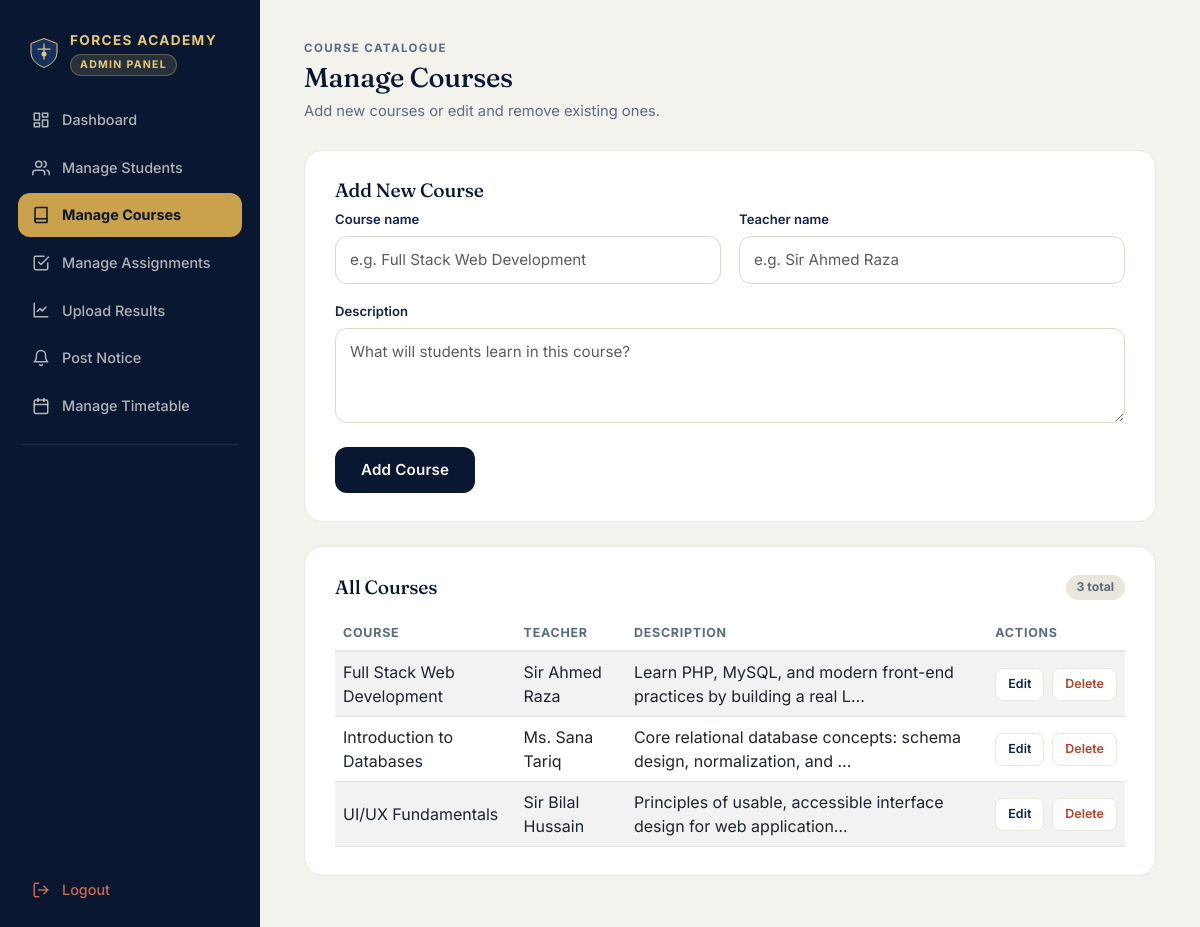
The app's page /admin/courses.php (signed in) with its own data.
### tables this page shows
CREATE TABLE IF NOT EXISTS courses (
  id            INT(11) NOT NULL AUTO_INCREMENT,
  course_name   VARCHAR(100) NOT NULL,
  description   TEXT,
  teacher_name  VARCHAR(100) DEFAULT NULL,
  created_at    TIMESTAMP NOT NULL DEFAULT CURRENT_TIMESTAMP,
  PRIMARY KEY (id)
);

### admin/courses.php (the view, shortened to what this page needs)
<?php
require_once '../config/db.php';
$editing = null;
$courses = [];
if ($result = mysqli_query($conn, "SELECT id, course_name, description, teacher_name, created_at FROM courses ORDER BY created_at DESC")) {
    while ($row = mysqli_fetch_assoc($result)) {
        $courses[] = $row;
    }
}
?>
<!DOCTYPE html>
<html lang="en">
<head>
<?php include 'includes/head.php'; ?>
</head>
<body>
<div class="app-shell">
    <?php include 'includes/sidebar.php'; ?>
    <main class="main-content">
        <div class="page-head">
            <div>
                <p class="eyebrow">Course Catalogue</p>
                <h1>Manage Courses</h1>
                <p class="lede">Add new courses or edit and remove existing ones.</p>
            </div>
        </div>
        <div class="panel">
            <h3><?php echo $editing ? 'Edit Course' : 'Add New Course'; ?></h3>
            <form method="POST" action="courses.php" data-guard novalidate>
                <div class="admin-form-grid">
                    <div class="field">
                        <label for="course_name">Course name</label>
                        <input class="form-control" type="text" id="course_name" name="course_name" placeholder="e.g. Full Stack Web Development"
                               value="<?php echo htmlspecialchars($editing['course_name'] ?? ''); ?>" required>
                    </div>
                    <div class="field">
                        <label for="teacher_name">Teacher name</label>
                        <input class="form-control" type="text" id="teacher_name" name="teacher_name" placeholder="e.g. Sir Ahmed Raza"
                               value="<?php echo htmlspecialchars($editing['teacher_name'] ?? ''); ?>">
                    </div>
                    <div class="field full">
                        <label for="description">Description</label>
                        <textarea class="form-control" id="description" name="description" rows="3" placeholder="What will students learn in this course?"><?php echo htmlspecialchars($editing['description'] ?? ''); ?></textarea>
                    </div>
                </div>
                <div class="admin-form-actions">
                    <button type="submit" name="save_course" value="1" class="btn-academy" data-loading-text="Saving...">
                        <?php echo $editing ? 'Update Course' : 'Add Course'; ?>
                    </button>
                </div>
            </form>
        </div>
        <div class="panel">
            <div class="panel-head">
                <h3>All Courses</h3>
                <span class="count-tag"><?php echo count($courses); ?> total</span>
            </div>
            <?php if (empty($courses)): ?>
                <div class="empty-state">
                    <div class="empty-icon">📚</div>
                    <h3>No courses yet</h3>
                    <p>Add your first course using the form above.</p>
                </div>
            <?php else: ?>
                <div class="table-responsive">
                    <table class="table table-striped table-hover align-middle mb-0">
                        <thead>
                            <tr><th>Course</th><th>Teacher</th><th>Description</th><th>Actions</th></tr>
                        </thead>
                        <tbody>
                            <?php foreach ($courses as $c): ?>
                                <tr>
                                    <td><?php echo htmlspecialchars($c['course_name']); ?></td>
                                    <td><?php echo htmlspecialchars($c['teacher_name'] ?: '—'); ?></td>
                                    <td><?php echo htmlspecialchars(mb_strimwidth($c['description'] ?: '—', 0, 70, '…')); ?></td>
                                    <td>
                                        <div class="action-btns">
                                            <a class="btn-action" href="courses.php?edit=<?php echo (int) $c['id']; ?>">Edit</a>
                                            <button type="button" class="btn-action danger" data-bs-toggle="modal" data-bs-target="#deleteCourse<?php echo (int) $c['id']; ?>">Delete</button>
                                        </div>
                                    </td>
                                </tr>
                            <?php endforeach; ?>
                        </tbody>
                    </table>
                </div>
            <?php endif; ?>
        </div>
    </main>
</div>
</body>
</html>

### css/style.css (style rules this page uses)
:root { --navy-950: #0a1730; --navy-800: #10234a; --navy-700: #16305f; --navy-600: #1d3d75; --gold-500: #c9a24b; --gold-300: #e4c97a; --gold-100: #f7ecd2; --paper: #f4f2ec; --paper-dim: #e9e6dc; --ink: #1b2430; --slate: #5b6b82; --slate-light: #93a1b5; --success: #2e7d5b; --danger: #b3432b; --radius-lg: 18px; --radius-md: 12px; --shadow-soft: 0 20px 50px -20px rgba(10, 23, 48, 0.35); }
* { box-sizing: border-box; }
body { font-family: "Inter", -apple-system, BlinkMacSystemFont, "Segoe UI", sans-serif; background: var(--paper); color: var(--ink); margin: 0; min-height: 100vh; }
h1, h2, h3, h4, .display-font { font-family: "Fraunces", "Georgia", serif; letter-spacing: -0.01em; }
a { color: var(--navy-700); }
.field { margin-bottom: 18px; }
.field label { display: block; font-size: 0.82rem; font-weight: 600; color: var(--navy-800); margin-bottom: 6px; }
.field .form-control, .field select.form-control { background: #fff; border: 1.5px solid #dcd8ca; border-radius: var(--radius-md); padding: 12px 14px; font-size: 0.95rem; width: 100%; transition: border-color 0.15s ease, box-shadow 0.15s ease; }
.btn-academy { width: 100%; background: var(--navy-950); color: var(--paper); border: none; border-radius: var(--radius-md); padding: 13px 18px; font-weight: 600; font-size: 0.95rem; letter-spacing: 0.01em; transition: background 0.15s ease, transform 0.1s ease; cursor: pointer; }
.panel { background: #fff; border: 1px solid var(--paper-dim); border-radius: var(--radius-lg); padding: 28px 30px; }
.panel h3 { margin-top: 0; color: var(--navy-950); font-size: 1.2rem; }
.app-shell { display: flex; min-height: 100vh; }
.main-content { margin-left: 260px; flex: 1; min-width: 0; padding: 40px 44px 60px; }
.page-head { display: flex; align-items: flex-end; justify-content: space-between; gap: 16px; margin-bottom: 28px; flex-wrap: wrap; }
.page-head .eyebrow { color: var(--slate); text-transform: uppercase; letter-spacing: 0.12em; font-size: 0.72rem; font-weight: 700; margin: 0 0 4px; }
.page-head h1 { margin: 0; font-size: 1.7rem; color: var(--navy-950); }
.page-head p.lede { color: var(--slate); margin: 6px 0 0; font-size: 0.92rem; }
.table-responsive { overflow-x: auto; }
.panel .table { margin-bottom: 0; }
.panel .table thead th { font-family: "Inter", sans-serif; font-size: 0.78rem; text-transform: uppercase; letter-spacing: 0.06em; color: var(--slate); border-bottom: 2px solid var(--paper-dim); }
.panel .table td { vertical-align: middle; color: var(--ink); }
.action-btns { display: flex; gap: 8px; flex-wrap: nowrap; }
.btn-action { border: 1.5px solid var(--paper-dim); background: #fff; color: var(--navy-800); border-radius: 8px; padding: 6px 12px; font-size: 0.78rem; font-weight: 600; text-decoration: none; cursor: pointer; transition: all 0.15s ease; display: inline-block; }
.btn-action.danger { color: var(--danger); }
.admin-form-grid { display: grid; grid-template-columns: 1fr 1fr; gap: 0 18px; }
.admin-form-grid .field.full { grid-column: 1 / -1; }
.admin-form-actions { display: flex; gap: 12px; align-items: center; margin-top: 6px; }
.admin-form-actions .btn-academy { width: auto; padding: 12px 26px; }
.panel + .panel { margin-top: 24px; }
.panel-head { display: flex; align-items: center; justify-content: space-between; margin-bottom: 16px; }
.panel-head h3 { margin: 0; }
.panel-head .count-tag { font-size: 0.76rem; font-weight: 700; color: var(--slate); background: var(--paper-dim); border-radius: 999px; padding: 3px 11px; }

### records on screen
courses: course_name "Full Stack Web Development", teacher_name "Sir Ahmed Raza", description "Learn PHP, MySQL, and modern front-end practices by building a real L…"
courses: course_name "Introduction to Databases", teacher_name "Ms. Sana Tariq", description "Core relational database concepts: schema design, normalization, and …"
courses: course_name "UI/UX Fundamentals", teacher_name "Sir Bilal Hussain", description "Principles of usable, accessible interface design for web application…"

### other values on screen
count($courses) "3"
